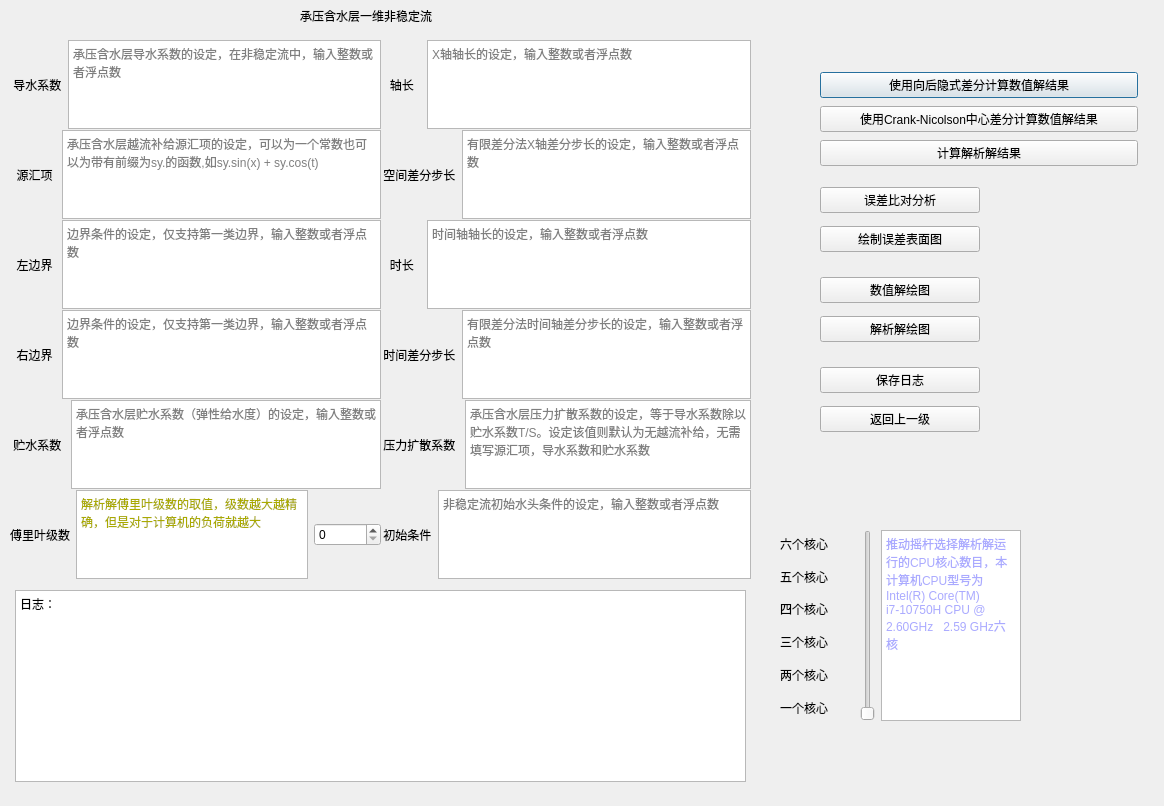
<?xml version="1.0" encoding="UTF-8"?>
<ui version="4.0">
 <class>one_dimension_confined_aquifer_unstable_flow</class>
 <widget class="QDialog" name="one_dimension_confined_aquifer_unstable_flow">
  <property name="windowModality">
   <enum>Qt::ApplicationModal</enum>
  </property>
  <property name="geometry">
   <rect>
    <x>0</x>
    <y>0</y>
    <width>1164</width>
    <height>806</height>
   </rect>
  </property>
  <property name="windowTitle">
   <string>one dimension confined aquifer unstable flow</string>
  </property>
  <property name="sizeGripEnabled">
   <bool>false</bool>
  </property>
  <property name="modal">
   <bool>false</bool>
  </property>
  <widget class="QLabel" name="label">
   <property name="geometry">
    <rect>
     <x>300</x>
     <y>0</y>
     <width>181</width>
     <height>31</height>
    </rect>
   </property>
   <property name="text">
    <string>承压含水层一维非稳定流</string>
   </property>
  </widget>
  <widget class="QWidget" name="horizontalLayoutWidget">
   <property name="geometry">
    <rect>
     <x>10</x>
     <y>40</y>
     <width>371</width>
     <height>89</height>
    </rect>
   </property>
   <layout class="QHBoxLayout" name="horizontalLayout">
    <item>
     <widget class="QLabel" name="label_2">
      <property name="text">
       <string> 导水系数</string>
      </property>
     </widget>
    </item>
    <item>
     <widget class="QTextEdit" name="transmissivity">
      <property name="placeholderText">
       <string>承压含水层导水系数的设定，在非稳定流中，输入整数或者浮点数</string>
      </property>
     </widget>
    </item>
   </layout>
  </widget>
  <widget class="QWidget" name="horizontalLayoutWidget_2">
   <property name="geometry">
    <rect>
     <x>10</x>
     <y>130</y>
     <width>371</width>
     <height>89</height>
    </rect>
   </property>
   <layout class="QHBoxLayout" name="horizontalLayout_2">
    <item>
     <widget class="QLabel" name="label_3">
      <property name="text">
       <string>  源汇项 </string>
      </property>
     </widget>
    </item>
    <item>
     <widget class="QTextEdit" name="leakage_recharge">
      <property name="placeholderText">
       <string>承压含水层越流补给源汇项的设定，可以为一个常数也可以为带有前缀为sy.的函数,如sy.sin(x) + sy.cos(t)</string>
      </property>
     </widget>
    </item>
   </layout>
  </widget>
  <widget class="QWidget" name="horizontalLayoutWidget_3">
   <property name="geometry">
    <rect>
     <x>10</x>
     <y>220</y>
     <width>371</width>
     <height>89</height>
    </rect>
   </property>
   <layout class="QHBoxLayout" name="horizontalLayout_3">
    <item>
     <widget class="QLabel" name="label_4">
      <property name="text">
       <string>  左边界 </string>
      </property>
     </widget>
    </item>
    <item>
     <widget class="QTextEdit" name="l_boundary">
      <property name="placeholderText">
       <string>边界条件的设定，仅支持第一类边界，输入整数或者浮点数</string>
      </property>
     </widget>
    </item>
   </layout>
  </widget>
  <widget class="QWidget" name="horizontalLayoutWidget_4">
   <property name="geometry">
    <rect>
     <x>10</x>
     <y>310</y>
     <width>371</width>
     <height>89</height>
    </rect>
   </property>
   <layout class="QHBoxLayout" name="horizontalLayout_4">
    <item>
     <widget class="QLabel" name="label_5">
      <property name="text">
       <string>  右边界 </string>
      </property>
     </widget>
    </item>
    <item>
     <widget class="QTextEdit" name="r_boundary">
      <property name="placeholderText">
       <string>边界条件的设定，仅支持第一类边界，输入整数或者浮点数</string>
      </property>
     </widget>
    </item>
   </layout>
  </widget>
  <widget class="QWidget" name="verticalLayoutWidget">
   <property name="geometry">
    <rect>
     <x>820</x>
     <y>70</y>
     <width>318</width>
     <height>100</height>
    </rect>
   </property>
   <layout class="QVBoxLayout" name="verticalLayout">
    <item>
     <widget class="QPushButton" name="solve">
      <property name="text">
       <string>使用向后隐式差分计算数值解结果</string>
      </property>
     </widget>
    </item>
    <item>
     <widget class="QPushButton" name="solve_cn">
      <property name="text">
       <string>使用Crank-Nicolson中心差分计算数值解结果</string>
      </property>
     </widget>
    </item>
    <item>
     <widget class="QPushButton" name="solve_analytic_solution">
      <property name="text">
       <string>计算解析解结果</string>
      </property>
     </widget>
    </item>
   </layout>
  </widget>
  <widget class="QWidget" name="horizontalLayoutWidget_5">
   <property name="geometry">
    <rect>
     <x>380</x>
     <y>130</y>
     <width>371</width>
     <height>89</height>
    </rect>
   </property>
   <layout class="QHBoxLayout" name="horizontalLayout_5">
    <item>
     <widget class="QLabel" name="label_6">
      <property name="text">
       <string> 空间差分步长</string>
      </property>
     </widget>
    </item>
    <item>
     <widget class="QTextEdit" name="step_length">
      <property name="placeholderText">
       <string>有限差分法X轴差分步长的设定，输入整数或者浮点数</string>
      </property>
     </widget>
    </item>
   </layout>
  </widget>
  <widget class="QWidget" name="horizontalLayoutWidget_6">
   <property name="geometry">
    <rect>
     <x>380</x>
     <y>40</y>
     <width>371</width>
     <height>89</height>
    </rect>
   </property>
   <layout class="QHBoxLayout" name="horizontalLayout_6">
    <item>
     <widget class="QLabel" name="label_7">
      <property name="text">
       <string>   轴长  </string>
      </property>
     </widget>
    </item>
    <item>
     <widget class="QTextEdit" name="x_length">
      <property name="placeholderText">
       <string>X轴轴长的设定，输入整数或者浮点数</string>
      </property>
     </widget>
    </item>
   </layout>
  </widget>
  <widget class="QWidget" name="horizontalLayoutWidget_7">
   <property name="geometry">
    <rect>
     <x>380</x>
     <y>220</y>
     <width>371</width>
     <height>89</height>
    </rect>
   </property>
   <layout class="QHBoxLayout" name="horizontalLayout_7">
    <item>
     <widget class="QLabel" name="label_8">
      <property name="text">
       <string>   时长  </string>
      </property>
     </widget>
    </item>
    <item>
     <widget class="QTextEdit" name="t_length">
      <property name="placeholderText">
       <string>时间轴轴长的设定，输入整数或者浮点数</string>
      </property>
     </widget>
    </item>
   </layout>
  </widget>
  <widget class="QWidget" name="horizontalLayoutWidget_9">
   <property name="geometry">
    <rect>
     <x>10</x>
     <y>400</y>
     <width>371</width>
     <height>89</height>
    </rect>
   </property>
   <layout class="QHBoxLayout" name="horizontalLayout_9">
    <item>
     <widget class="QLabel" name="label_10">
      <property name="text">
       <string> 贮水系数 </string>
      </property>
     </widget>
    </item>
    <item>
     <widget class="QTextEdit" name="storativity">
      <property name="placeholderText">
       <string>承压含水层贮水系数（弹性给水度）的设定，输入整数或者浮点数</string>
      </property>
     </widget>
    </item>
   </layout>
  </widget>
  <widget class="QWidget" name="horizontalLayoutWidget_10">
   <property name="geometry">
    <rect>
     <x>380</x>
     <y>490</y>
     <width>371</width>
     <height>89</height>
    </rect>
   </property>
   <layout class="QHBoxLayout" name="horizontalLayout_10">
    <item>
     <widget class="QLabel" name="label_11">
      <property name="text">
       <string> 初始条件</string>
      </property>
     </widget>
    </item>
    <item>
     <widget class="QTextEdit" name="initial_condition">
      <property name="placeholderText">
       <string>非稳定流初始水头条件的设定，输入整数或者浮点数</string>
      </property>
     </widget>
    </item>
   </layout>
  </widget>
  <widget class="QWidget" name="horizontalLayoutWidget_11">
   <property name="geometry">
    <rect>
     <x>380</x>
     <y>400</y>
     <width>371</width>
     <height>89</height>
    </rect>
   </property>
   <layout class="QHBoxLayout" name="horizontalLayout_11">
    <item>
     <widget class="QLabel" name="label_12">
      <property name="text">
       <string> 压力扩散系数 </string>
      </property>
     </widget>
    </item>
    <item>
     <widget class="QTextEdit" name="pressure_diffusion_coefficient">
      <property name="placeholderText">
       <string>承压含水层压力扩散系数的设定，等于导水系数除以贮水系数T/S。设定该值则默认为无越流补给，无需填写源汇项，导水系数和贮水系数</string>
      </property>
     </widget>
    </item>
   </layout>
  </widget>
  <widget class="QWidget" name="verticalLayoutWidget_2">
   <property name="geometry">
    <rect>
     <x>820</x>
     <y>270</y>
     <width>160</width>
     <height>80</height>
    </rect>
   </property>
   <layout class="QVBoxLayout" name="verticalLayout_2">
    <item>
     <widget class="QPushButton" name="draw_solve">
      <property name="text">
       <string>数值解绘图</string>
      </property>
     </widget>
    </item>
    <item>
     <widget class="QPushButton" name="draw_solve_analytic_solution">
      <property name="text">
       <string>解析解绘图</string>
      </property>
     </widget>
    </item>
   </layout>
  </widget>
  <widget class="QWidget" name="horizontalLayoutWidget_8">
   <property name="geometry">
    <rect>
     <x>10</x>
     <y>490</y>
     <width>371</width>
     <height>89</height>
    </rect>
   </property>
   <layout class="QHBoxLayout" name="horizontalLayout_8">
    <item>
     <widget class="QLabel" name="label_9">
      <property name="text">
       <string>傅里叶级数</string>
      </property>
     </widget>
    </item>
    <item>
     <widget class="QTextBrowser" name="textBrowser_3">
      <property name="html">
       <string>&lt;!DOCTYPE HTML PUBLIC &quot;-//W3C//DTD HTML 4.0//EN&quot; &quot;http://www.w3.org/TR/REC-html40/strict.dtd&quot;&gt;
&lt;html&gt;&lt;head&gt;&lt;meta name=&quot;qrichtext&quot; content=&quot;1&quot; /&gt;&lt;style type=&quot;text/css&quot;&gt;
p, li { white-space: pre-wrap; }
&lt;/style&gt;&lt;/head&gt;&lt;body style=&quot; font-family:'SimSun'; font-size:9pt; font-weight:400; font-style:normal;&quot;&gt;
&lt;p style=&quot; margin-top:0px; margin-bottom:0px; margin-left:0px; margin-right:0px; -qt-block-indent:0; text-indent:0px;&quot;&gt;&lt;span style=&quot; color:#aaaa00;&quot;&gt;解析解傅里叶级数的取值，级数越大越精确，但是对于计算机的负荷就越大&lt;/span&gt;&lt;/p&gt;&lt;/body&gt;&lt;/html&gt;</string>
      </property>
     </widget>
    </item>
    <item>
     <widget class="QSpinBox" name="spinBox">
      <property name="maximum">
       <number>1000000</number>
      </property>
     </widget>
    </item>
   </layout>
  </widget>
  <widget class="QTextBrowser" name="textBrowser">
   <property name="geometry">
    <rect>
     <x>15</x>
     <y>590</y>
     <width>731</width>
     <height>192</height>
    </rect>
   </property>
   <property name="html">
    <string>&lt;!DOCTYPE HTML PUBLIC &quot;-//W3C//DTD HTML 4.0//EN&quot; &quot;http://www.w3.org/TR/REC-html40/strict.dtd&quot;&gt;
&lt;html&gt;&lt;head&gt;&lt;meta name=&quot;qrichtext&quot; content=&quot;1&quot; /&gt;&lt;style type=&quot;text/css&quot;&gt;
p, li { white-space: pre-wrap; }
&lt;/style&gt;&lt;/head&gt;&lt;body style=&quot; font-family:'SimSun'; font-size:9pt; font-weight:400; font-style:normal;&quot;&gt;
&lt;p style=&quot; margin-top:0px; margin-bottom:0px; margin-left:0px; margin-right:0px; -qt-block-indent:0; text-indent:0px;&quot;&gt;日志：&lt;/p&gt;&lt;/body&gt;&lt;/html&gt;</string>
   </property>
  </widget>
  <widget class="QWidget" name="horizontalLayoutWidget_12">
   <property name="geometry">
    <rect>
     <x>860</x>
     <y>530</y>
     <width>161</width>
     <height>191</height>
    </rect>
   </property>
   <layout class="QHBoxLayout" name="horizontalLayout_12">
    <item>
     <widget class="QSlider" name="verticalSlider">
      <property name="minimum">
       <number>1</number>
      </property>
      <property name="maximum">
       <number>6</number>
      </property>
      <property name="value">
       <number>1</number>
      </property>
      <property name="orientation">
       <enum>Qt::Vertical</enum>
      </property>
     </widget>
    </item>
    <item>
     <widget class="QTextBrowser" name="textBrowser_2">
      <property name="html">
       <string>&lt;!DOCTYPE HTML PUBLIC &quot;-//W3C//DTD HTML 4.0//EN&quot; &quot;http://www.w3.org/TR/REC-html40/strict.dtd&quot;&gt;
&lt;html&gt;&lt;head&gt;&lt;meta name=&quot;qrichtext&quot; content=&quot;1&quot; /&gt;&lt;style type=&quot;text/css&quot;&gt;
p, li { white-space: pre-wrap; }
&lt;/style&gt;&lt;/head&gt;&lt;body style=&quot; font-family:'SimSun'; font-size:9pt; font-weight:400; font-style:normal;&quot;&gt;
&lt;p style=&quot; margin-top:0px; margin-bottom:0px; margin-left:0px; margin-right:0px; -qt-block-indent:0; text-indent:0px;&quot;&gt;&lt;span style=&quot; color:#aaaaff;&quot;&gt;推动摇杆选择解析解运行的CPU核心数目，本计算机CPU型号为Intel(R) Core(TM) i7-10750H CPU @ 2.60GHz   2.59 GHz六核&lt;/span&gt;&lt;/p&gt;&lt;/body&gt;&lt;/html&gt;</string>
      </property>
     </widget>
    </item>
   </layout>
  </widget>
  <widget class="QWidget" name="horizontalLayoutWidget_13">
   <property name="geometry">
    <rect>
     <x>380</x>
     <y>310</y>
     <width>371</width>
     <height>89</height>
    </rect>
   </property>
   <layout class="QHBoxLayout" name="horizontalLayout_13">
    <item>
     <widget class="QLabel" name="label_13">
      <property name="text">
       <string> 时间差分步长</string>
      </property>
     </widget>
    </item>
    <item>
     <widget class="QTextEdit" name="step_time">
      <property name="placeholderText">
       <string>有限差分法时间轴差分步长的设定，输入整数或者浮点数</string>
      </property>
     </widget>
    </item>
   </layout>
  </widget>
  <widget class="QWidget" name="verticalLayoutWidget_3">
   <property name="geometry">
    <rect>
     <x>820</x>
     <y>180</y>
     <width>160</width>
     <height>80</height>
    </rect>
   </property>
   <layout class="QVBoxLayout" name="verticalLayout_3">
    <item>
     <widget class="QPushButton" name="error_analysis">
      <property name="text">
       <string>误差比对分析</string>
      </property>
     </widget>
    </item>
    <item>
     <widget class="QPushButton" name="draw_error">
      <property name="text">
       <string>绘制误差表面图</string>
      </property>
     </widget>
    </item>
   </layout>
  </widget>
  <widget class="QWidget" name="verticalLayoutWidget_4">
   <property name="geometry">
    <rect>
     <x>780</x>
     <y>530</y>
     <width>81</width>
     <height>191</height>
    </rect>
   </property>
   <layout class="QVBoxLayout" name="verticalLayout_4">
    <item>
     <widget class="QLabel" name="label_16">
      <property name="text">
       <string>六个核心</string>
      </property>
     </widget>
    </item>
    <item>
     <widget class="QLabel" name="label_19">
      <property name="text">
       <string>五个核心</string>
      </property>
     </widget>
    </item>
    <item>
     <widget class="QLabel" name="label_18">
      <property name="text">
       <string>四个核心</string>
      </property>
     </widget>
    </item>
    <item>
     <widget class="QLabel" name="label_20">
      <property name="text">
       <string>三个核心</string>
      </property>
     </widget>
    </item>
    <item>
     <widget class="QLabel" name="label_17">
      <property name="text">
       <string>两个核心</string>
      </property>
     </widget>
    </item>
    <item>
     <widget class="QLabel" name="label_15">
      <property name="text">
       <string>一个核心</string>
      </property>
     </widget>
    </item>
   </layout>
  </widget>
  <widget class="QWidget" name="verticalLayoutWidget_5">
   <property name="geometry">
    <rect>
     <x>820</x>
     <y>360</y>
     <width>160</width>
     <height>80</height>
    </rect>
   </property>
   <layout class="QVBoxLayout" name="verticalLayout_5">
    <item>
     <widget class="QPushButton" name="save_date">
      <property name="text">
       <string>保存日志</string>
      </property>
     </widget>
    </item>
    <item>
     <widget class="QPushButton" name="back">
      <property name="text">
       <string>返回上一级</string>
      </property>
     </widget>
    </item>
   </layout>
  </widget>
 </widget>
 <resources>
  <include location="../resource.qrc"/>
 </resources>
 <connections/>
</ui>
